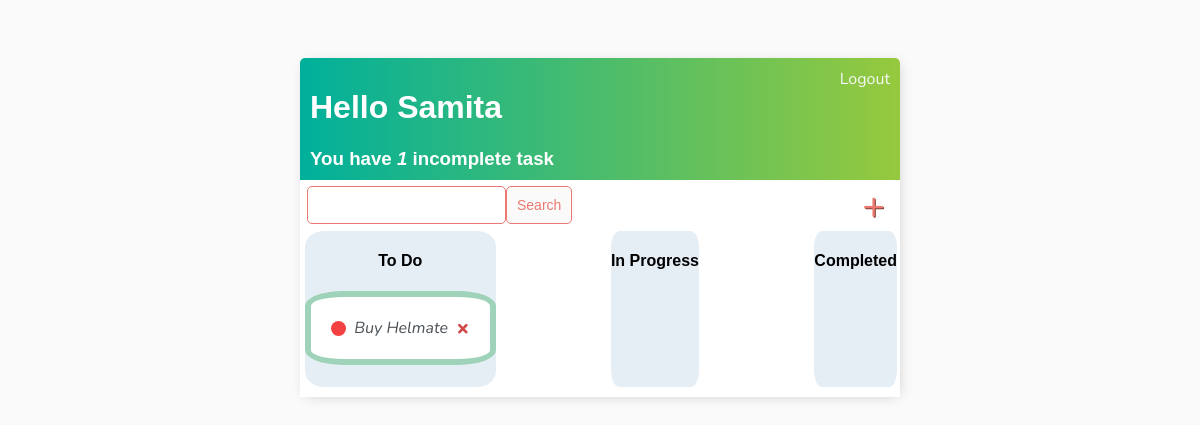
The page / (signed in) on the database as committed earlier.
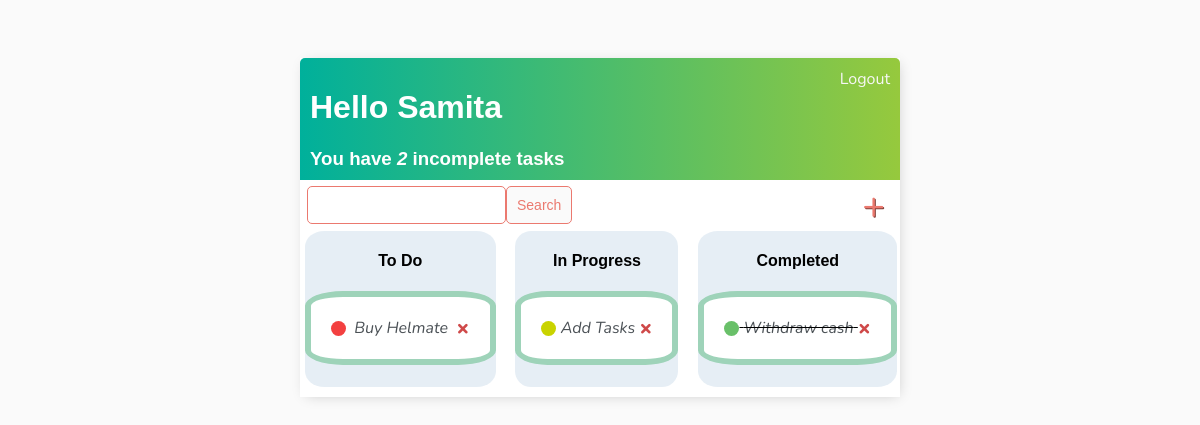
The same page on the database as committed later.
### todo_list/models.py (models this page shows)
class Task(models.Model):
    user = models.ForeignKey(User, on_delete=models.CASCADE, null=True, blank=True)
    title = models.CharField(max_length=200,null=True)
    completion_date = models.CharField(max_length=200, null=True)
    complete = models.BooleanField(default=False)
    created = models.DateTimeField(auto_now_add=True)
    in_progress = models.BooleanField(default=False)
    def __str__(self):
        return self.title
    class Meta:
        ordering = ['complete']

### todo_list/views.py (the view)
# urls.py: path('',TaskList.as_view(), name='tasks'),
class TaskList(LoginRequiredMixin,ListView):
    model = Task
    context_object_name = 'tasks'
    template_name = 'task_list.html'
    def get_context_data(self, **kwargs):
        context = super().get_context_data(**kwargs)
        context['tasks'] = context['tasks'].filter(user=self.request.user)
        context['count'] = context['tasks'].filter(complete=False).count()
        search_input = self.request.GET.get('search-area') or ''
        if search_input:
            context['tasks'] = context['tasks'].filter(title__icontains=search_input)
        context['search_input'] = search_input
        return context

### todo_list/templates/task_list.html
{% extends 'main.html' %}
{% block content %}
<div class="header-bar">
    <div>
        <h1>Hello {{request.user|title}}</h1>
        <h3 style="margin:0;">You have <i>{{count}}</i> incomplete task{{ count|pluralize:"s"}}</h3>
    </div>
    {% if request.user.is_authenticated %}
    <a href="{% url 'logout'%}">Logout</a>
    {% else %}
    <a href="{% url 'login'%}">Login</a>
{% endif %}
</div>
<div id="search-add-wrapper">
    <div class="search-add-inner">
    <form method="GET" style= "display:flex;">
        <input type="text" name="search-area" value="{{search_input}}">
        <input class="button" type="submit" value="Search">
    </form>
    <a id="add-link" href="{% url 'task-create' %}" style="display: inline-block;">&#x2b;</a>
    </div>
</div>
<div class="main-div">
    <div class="col">
        <div class="title">
            <h4>To Do</h4>
            {% for task in tasks %}
            {% if not task.complete %}
            {% if not task.in_progress%}
            <div class="task-content-wrapper" draggable="true" id="todoelement"  >
                <div class="task-incomplete-icon" ></div>
                    <i><a href="{% url 'task-update' task.id %}">&nbsp; {{task}} &nbsp;</a></i>
                    <a class="delete-link" href="{% url 'task-delete' task.id %}">&#215;</a>
            </div>
            <br>
            {% endif %}
            {% endif %}
            {% endfor %}
        </div>
    </div>
    <div class="col">
        <div class="title">
            <h4>In Progress</h4>
            {% for task in tasks %}
            {% if task.in_progress %}
            <div class="task-content-wrapper" draggable="true" >
                <div class="task-inprogress-icon"></div>
                    <i><a href="{% url 'task-update' task.id %}">&nbsp;{{task}}&nbsp;</a></i>
            <a class="delete-link" href="{% url 'task-delete' task.id %}">&#215;</a>
            </div>
            <br>
            {% endif %}
            {% endfor %}
        </div>
    </div>
    <div class="col">
        <div class="title">
            <h4>Completed</h4>
            {% for task in tasks %}
            {% if task.complete  %}
            {% if not task.in_progress%}
            <div class="task-content-wrapper" draggable="true" >
                <div class="task-complete-icon"></div>
                    <i><s><a href="{% url 'task-update' task.id %}">&nbsp;{{task}}&nbsp;</a></s></i>
                    <a class="delete-link" href="{% url 'task-delete' task.id %}">&#215;</a>
            </div>
            <br>
            {% endif %}
            {% endif %}
            {% endfor %}
        </div>
    </div>
</div>
{% endblock content %}

### todo_list/templates/main.html (shortened to what this page needs)
<!DOCTYPE html>
<html>
<head>
</head>
<body>
    <div class="container">
        {% block content %}
        {% endblock content %}
    </div>
</body>
</html>

### todo_list/templates/main.html (style rules this page uses)
body { background-color: #FAFAFA; font-family: 'Nunito', sans-serif; padding-top: 50px; }
h1, h2, h3, h4, h5, h6 { font-family: 'Raleway', sans-serif; }
a, p { color: #4b5156; }
.container { max-width: 600px; margin: auto; background-color: #fff; -webkit-box-shadow: 2px 2px 13px -4px rgba(0, 0, 0, 0.21); box-shadow: 2px 2px 13px -4px rgba(0, 0, 0, 0.21); }
.header-bar { display: flex; justify-content: space-between; color: #fff; padding: 10px; border-radius: 5px 5px 0 0; background-image: linear-gradient(to right, #00b09b, #96c93d); }
.header-bar a { color: rgb(247, 247, 247); text-decoration: none; }
.task-complete-icon { height: 15px; width: 15px; background-color: rgb(105, 192, 105); border-radius: 50%; }
.task-incomplete-icon { height: 15px; width: 15px; background-color: rgb(243, 64, 64); border-radius: 50%; }
.task-inprogress-icon { height: 15px; width: 15px; background-color: rgb(201, 211, 0); border-radius: 50%; }
.delete-link { display: flex; text-decoration: none; font-weight: 900; color: #cf4949; font-size: 22px; line-height: 1; justify-content: space-around; }
#add-link { color: #EB796F; text-decoration: none; font-size: 38px; text-shadow: 1px 1px #81413b; float: right; padding-right: 15px; }
input[type=text], input[type=password], textarea { border: 1px solid #EB796F; border-radius: 5px; padding: 10px; width: 90%; }
.button { border: 1px solid #EB796F; background-color: #FAFAFA; color: #EB796F; padding: 10px; font-size: 14px; border-radius: 5px; cursor: pointer; text-decoration: none; }
.search-add-inner { display: flex; justify-content: space-between; align-items: center; padding-left: 7px; }
.main-div { display: flex; width: 100%; flex-direction: row; justify-content: space-between; padding-bottom: 10px; padding-left: 5px; }
.col { display: flex; padding-right: 8px; }
.title { display: flex; flex-direction: column; max-width: 500px; border-radius: 10%; text-align: center; background-color: #407cae21; }
.task-content-wrapper { display: flex; border: 6px solid #9ed3b9; padding: 20px; align-items: center; border-radius: 20%; background-color: #fff; }
.task-content-wrapper a { display: flex; align-items: center; text-decoration: none; }

Rows that differ between the two databases and show on the page:
added Task: title "Add Tasks", shown under "In Progress"
added Task: title "Withdraw cash", shown under "Completed"
Other text that changed with them:
{{ count }}: "1" → "2"
